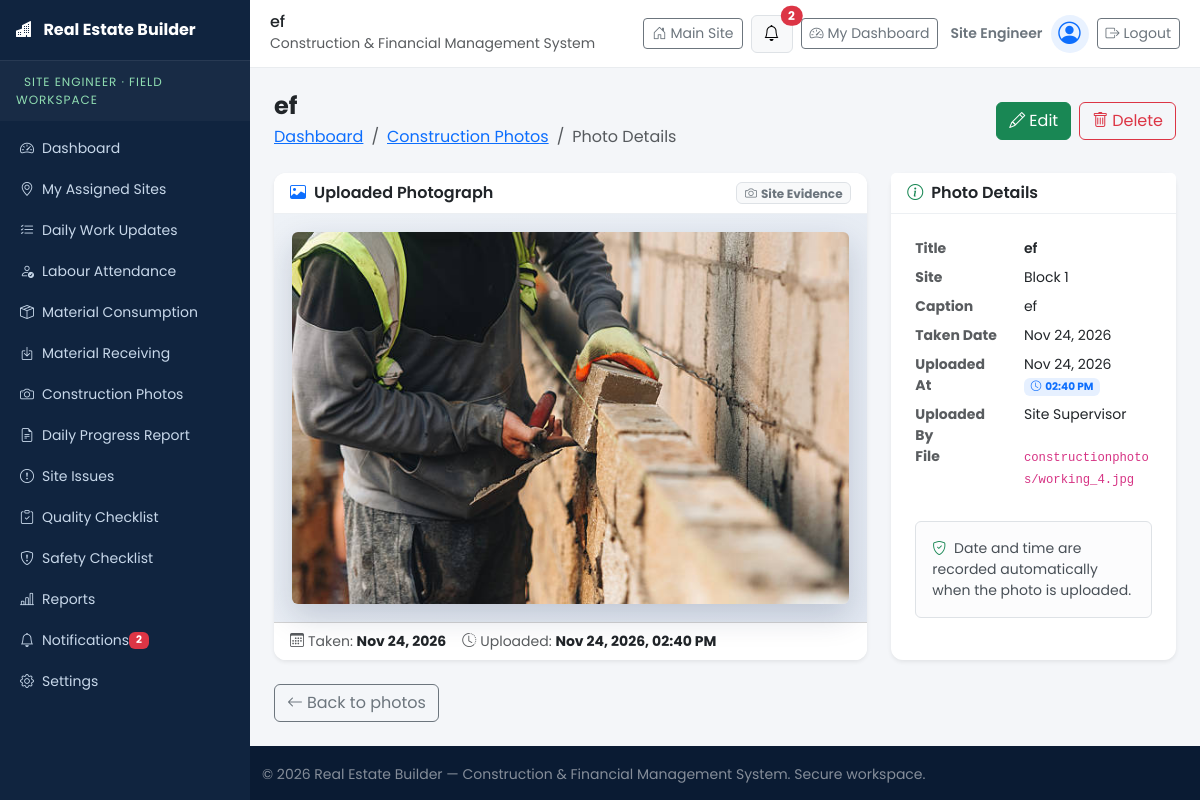
The app's page /supervisor/data/photo/8/ (signed in) with its own data.
### ConstructionManagement/models.py (models this page shows, shortened)
class ConstructionPhoto(models.Model):
    site = models.ForeignKey(Site, on_delete=models.CASCADE, related_name="photos")
    title = models.CharField(max_length=200)
    image = models.ImageField(upload_to="constructionphotos/")
    caption = models.TextField(blank=True)
    taken_at = models.DateField(null=True, blank=True)
    uploaded_by = models.CharField(max_length=120, blank=True)
    uploaded_at = models.DateTimeField(auto_now_add=True, null=True, blank=True)
    class Meta:
        ordering = ["-taken_at"]
    def __str__(self):
        return self.title

class Site(models.Model):
    project = models.ForeignKey(Project, on_delete=models.CASCADE, related_name="sites")
    name = models.CharField(max_length=200)
    code = models.CharField(max_length=40, unique=True)
    location = models.CharField(max_length=200, blank=True)
    area_sqft = models.PositiveIntegerField(default=0)
    start_date = models.DateField(null=True, blank=True)
    expected_completion = models.DateField(null=True, blank=True)
    progress = models.PositiveSmallIntegerField(default=0)
    status = models.CharField(max_length=20, choices=StatusChoices.choices, default=StatusChoices.ACTIVE)
    supervisor = models.CharField(max_length=120, blank=True)
    description = models.TextField(blank=True)
    class Meta:
        ordering = ["name"]

### accounts/models.py (models this page shows, shortened)
class UserProfile(models.Model):
    ROLE_BUILDER = "BUILDER"
    ROLE_SITE_ENGINEER = "SITE_ENGINEER"
    ROLE_SITE_SUPERVISOR = "SITE_SUPERVISOR"
    ROLE_CONTRACTOR = "CONTRACTOR"
    ROLE_STORE_MANAGER = "STORE_MANAGER"
    ROLE_ACCOUNTANT = "ACCOUNTANT"
    ROLE_LABOUR = "LABOUR"
    ROLE_CHOICES = (
        (ROLE_BUILDER, "Builder / Admin"),
        (ROLE_SITE_ENGINEER, "Site Engineer"),
        (ROLE_SITE_SUPERVISOR, "Site Supervisor"),
        (ROLE_CONTRACTOR, "Contractor"),
        (ROLE_STORE_MANAGER, "Store Manager"),
        (ROLE_ACCOUNTANT, "Accountant"),
        (ROLE_LABOUR, "Labour / Worker"),
    )
    ROLE_ICONS = {
        ROLE_BUILDER: "bi-person-badge",
        ROLE_SITE_ENGINEER: "bi-ruler",
        ROLE_SITE_SUPERVISOR: "bi-hardhat",
        ROLE_CONTRACTOR: "bi-briefcase",
        ROLE_STORE_MANAGER: "bi-box-seam",
        ROLE_ACCOUNTANT: "bi-cash-coin",
        ROLE_LABOUR: "bi-people",
    }
    ROLE_DASHBOARDS = {
        ROLE_BUILDER: "dashboards:dashboard_builder",
        ROLE_SITE_ENGINEER: "dashboards:dashboard_site_engineer",
        ROLE_SITE_SUPERVISOR: "dashboards:dashboard_site_supervisor",
        ROLE_CONTRACTOR: "dashboards:dashboard_contractor",
        ROLE_STORE_MANAGER: "dashboards:dashboard_store_manager",
        ROLE_ACCOUNTANT: "dashboards:dashboard_accountant",
        ROLE_LABOUR: "dashboards:dashboard_labour",
    }
    GENDER_CHOICES = (
        ("", "Prefer not to say"),
        ("MALE", "Male"),
        ("FEMALE", "Female"),
        ("OTHER", "Other"),
    )
    STATUS_ACTIVE = "ACTIVE"
    STATUS_INACTIVE = "INACTIVE"
    STATUS_SUSPENDED = "SUSPENDED"
    STATUS_CHOICES = (
        (STATUS_ACTIVE, "Active"),
        (STATUS_INACTIVE, "Inactive"),
        (STATUS_SUSPENDED, "Suspended"),
    )
    user = models.OneToOneField(User, on_delete=models.CASCADE, related_name="profile")
    full_name = models.CharField(max_length=150)
    email = models.EmailField(max_length=254, unique=True)
    mobile = models.CharField(max_length=20)
    role = models.CharField(max_length=30, choices=ROLE_CHOICES, default=ROLE_BUILDER, db_index=True)
    address = models.TextField(blank=True)
    gender = models.CharField(max_length=10, choices=GENDER_CHOICES, blank=True)
    profile_photo = models.ImageField(upload_to="profiles/", blank=True, null=True)
    account_status = models.CharField(max_length=10, choices=STATUS_CHOICES, default=STATUS_ACTIVE, db_index=True)
    date_registered = models.DateTimeField(auto_now_add=True)
    class Meta:
        ordering = ["-date_registered"]
    @property
    def role_icon(self):
        return self.ROLE_ICONS.get(self.role, "bi-person")
    @property
    def is_active_account(self):
        return self.account_status == self.STATUS_ACTIVE and self.user.is_active
    def get_dashboard_url(self):
        return reverse(self.ROLE_DASHBOARDS.get(self.role, "home"))

### ConstructionManagement/views.py (the view)
# urls.py: path("supervisor/data/<str:key>/<int:pk>/", views.resource_detail, {"module": "supervisor"}, name="supervisor_detail"),
@module_access_required
def resource_detail(request, module, key, pk):
    cfg = RESOURCES[key]
    obj = get_object_or_404(cfg["model"], pk=pk)
    template = "ConstructionManagement/generic/photo_detail.html" if key == "photo" else "ConstructionManagement/generic/detail.html"
    return render(request, template, {
        "module": module, "base_template": _base_template(module),
        "resource_key": key, "resource": cfg, "object": obj,
        "rows": _values(obj, [f.name for f in cfg["model"]._meta.fields if f.name not in ("id",)]),
        "title": str(obj),
    })

### ConstructionManagement/context_processors.py (called while the page is built)
def global_context(request):
    notifications = Notification.objects.filter(audience__in=["ALL", "MANAGER", "SUPERVISOR"])[:8]
    return {
        "global_notifications": notifications,
        "unread_count": Notification.objects.filter(is_read=False).count(),
        "app_name": "Real Estate Builder",
    }

### ConstructionManagement/views.py (called while the page is built)
def _values(obj, field_names):
    rows = []
    for name in field_names:
        field = obj._meta.get_field(name)
        value = getattr(obj, name)
        if hasattr(value, "url") and name == "image":
            rows.append({"label": field.verbose_name.title(), "value": value.url, "is_image": True})
            continue
        rows.append({"label": field.verbose_name.title(), "value": value})
    return rows

def _base_template(module):
    if module == "manager":
        return "ConstructionManagement/base_manager.html"
    return "ConstructionManagement/base_supervisor.html"

### ConstructionManagement/templates/ConstructionManagement/generic/photo_detail.html (shortened to what this page needs)
{% extends base_template %}
{% block app_content %}
<div class="d-flex flex-wrap justify-content-between align-items-center gap-2 mb-4">
  <div>
    <h4 class="fw-bold mb-1">{{ title }}</h4>
    <nav aria-label="breadcrumb">
      <ol class="breadcrumb mb-0 small">
        <li class="breadcrumb-item"><a href="{% if module == 'manager' %}{% url 'manager_dashboard' %}{% else %}{% url 'supervisor_dashboard' %}{% endif %}">Dashboard</a></li>
        <li class="breadcrumb-item"><a href="{% if module == 'manager' %}{% url 'manager_crud_list' resource_key %}{% else %}{% url 'supervisor_crud_list' resource_key %}{% endif %}">Construction Photos</a></li>
        <li class="breadcrumb-item active">Photo Details</li>
      </ol>
    </nav>
  </div>
  <div class="d-flex gap-2">
    {% if module == 'manager' %}
      <a href="{% url 'manager_edit' resource_key object.pk %}" class="btn btn-primary"><i class="bi bi-pencil me-1"></i>Edit</a>
      <a href="{% url 'manager_delete' resource_key object.pk %}" class="btn btn-outline-danger"><i class="bi bi-trash me-1"></i>Delete</a>
    {% else %}
      <a href="{% url 'supervisor_edit' resource_key object.pk %}" class="btn btn-success"><i class="bi bi-pencil me-1"></i>Edit</a>
      <a href="{% url 'supervisor_delete' resource_key object.pk %}" class="btn btn-outline-danger"><i class="bi bi-trash me-1"></i>Delete</a>
    {% endif %}
  </div>
</div>
<div class="row g-4">
  <div class="col-lg-8">
    <div class="card border-0 shadow-sm overflow-hidden reveal">
      <div class="card-header bg-white d-flex flex-wrap justify-content-between align-items-center gap-2">
        <span class="fw-semibold"><i class="bi bi-image me-2 text-primary"></i>Uploaded Photograph</span>
        <span class="badge bg-light text-secondary border"><i class="bi bi-camera me-1"></i>Site Evidence</span>
      </div>
      <div class="photo-stage">
        <img src="{{ object.image.url }}" class="img-fluid rounded photo-preview" alt="{{ object.title }}" title="{{ object.title }}">
      </div>
      <div class="card-footer bg-white">
        <div class="d-flex flex-wrap gap-3 small text-muted">
          <span><i class="bi bi-calendar3 me-1"></i>Taken: <strong class="text-dark">{{ object.taken_at|date:"M d, Y" }}</strong></span>
          <span><i class="bi bi-clock-history me-1"></i>Uploaded: <strong class="text-dark">{{ object.uploaded_at|date:"M d, Y, h:i A" }}</strong></span>
        </div>
      </div>
    </div>
  </div>
  <div class="col-lg-4">
    <div class="card border-0 shadow-sm h-100 reveal">
      <div class="card-header bg-white fw-semibold"><i class="bi bi-info-circle me-2 text-success"></i>Photo Details</div>
      <div class="card-body p-4">
        <dl class="row mb-0 small">
          <dt class="col-5 text-muted">Title</dt>
          <dd class="col-7 fw-semibold">{{ object.title }}</dd>
          <dt class="col-5 text-muted">Site</dt>
          <dd class="col-7">{{ object.site.name }}</dd>
          <dt class="col-5 text-muted">Caption</dt>
          <dd class="col-7">{{ object.caption|default:"-" }}</dd>
          <dt class="col-5 text-muted">Taken Date</dt>
          <dd class="col-7">{{ object.taken_at|date:"M d, Y" }}</dd>
          <dt class="col-5 text-muted">Uploaded At</dt>
          <dd class="col-7">
            {{ object.uploaded_at|date:"M d, Y" }}<br>
            <span class="badge bg-primary bg-opacity-10 text-primary"><i class="bi bi-clock me-1"></i>{{ object.uploaded_at|date:"h:i A" }}</span>
          </dd>
          <dt class="col-5 text-muted">Uploaded By</dt>
          <dd class="col-7">{{ object.uploaded_by|default:"-" }}</dd>
          <dt class="col-5 text-muted">File</dt>
          <dd class="col-7 text-break"><code>{{ object.image.name }}</code></dd>
        </dl>
        <div class="alert alert-light border small mt-4 mb-0">
          <i class="bi bi-shield-check text-success me-1"></i>
          Date and time are recorded automatically when the photo is uploaded.
        </div>
      </div>
    </div>
  </div>
</div>
<div class="mt-4">
  <a href="{% if module == 'manager' %}{% url 'manager_crud_list' resource_key %}{% else %}{% url 'supervisor_crud_list' resource_key %}{% endif %}" class="btn btn-outline-secondary"><i class="bi bi-arrow-left me-1"></i>Back to photos</a>
</div>
{% endblock %}

### ConstructionManagement/templates/ConstructionManagement/partials/_topbar.html (shortened to what this page needs)
<header class="app-topbar">
  <div class="topbar-title">
    <h5 class="mb-0">{% block topbar_title %}{{ title|default:"Dashboard" }}{% endblock %}</h5>
    <small class="text-muted d-none d-sm-inline">Construction &amp; Financial Management System</small>
  </div>
  <div class="ms-auto d-flex align-items-center gap-2">
    <a class="btn btn-outline-secondary btn-sm d-none d-sm-inline-flex" href="{% url 'home' %}">
      <i class="bi bi-house-door me-1"></i> Main Site
    </a>
    <div class="dropdown">
      <button class="btn btn-light border position-relative" type="button" data-bs-toggle="dropdown" aria-label="Notifications">
        <i class="bi bi-bell"></i>
        {% if unread_count %}<span class="position-absolute top-0 start-100 translate-middle badge rounded-pill bg-danger">{{ unread_count }}</span>{% endif %}
      </button>
    </div>
    {% if user.is_authenticated %}
      <a class="btn btn-outline-secondary btn-sm d-none d-sm-inline-flex" href="{{ user.profile.get_dashboard_url }}">
        <i class="bi bi-speedometer2 me-1"></i> My Dashboard
      </a>
      <span class="small fw-semibold text-secondary d-none d-md-inline">
        <i class="bi {{ user.profile.role_icon }} me-1"></i>{{ user.profile.get_role_display }}
      </span>
      <span class="topbar-avatar" title="{{ user.profile.full_name }}"><i class="bi bi-person-circle"></i></span>
      <form method="post" action="{% url 'accounts:logout' %}" class="d-inline mb-0">
        <button type="submit" class="btn btn-outline-secondary btn-sm" title="Log out">
          <i class="bi bi-box-arrow-right me-1"></i><span class="d-none d-md-inline">Logout</span>
        </button>
      </form>
    {% else %}
      <a class="btn btn-sm reb-btn-gold" href="{% url 'accounts:login' %}"><i class="bi bi-box-arrow-in-right me-1"></i>Login</a>
    {% endif %}
  </div>
</header>

### ConstructionManagement/static/css/style.css (style rules this page uses)
:root { --reb-sidebar-width: 250px; --reb-primary: #0d6efd; --reb-success: #198754; --reb-bg: #f4f6f9; }
body.reb-body, body.auth-shell { font-family: "Poppins", system-ui, -apple-system, "Segoe UI", Roboto, sans-serif; }
body.reb-body { background: var(--reb-bg); }
.app-layout { display: flex; min-height: 100vh; }
.app-topbar { background: #fff; border-bottom: 1px solid #e9ecef; padding: 12px 20px; display: flex; align-items: center; gap: 8px; position: sticky; top: 0; z-index: 1030; animation: rebFadeDown .4s ease both; }
.topbar-title h5 { font-size: 1rem; }
.topbar-avatar { width: 38px; height: 38px; border-radius: 50%; background: #e9f2ff; display: grid; place-items: center; font-size: 1.4rem; color: var(--reb-primary); }
.app-topbar .badge.rounded-pill { animation: rebPulse 2.4s ease-in-out infinite; }
.card { border-radius: 12px; }
.card-header { border-bottom: 1px solid #edf0f3; }
.js-enabled .reveal { opacity: 0; transform: translateY(18px); }
.js-enabled .reveal.is-visible { animation: rebFadeUp .6s ease forwards; }
.photo-stage { background: linear-gradient(135deg, #eef2f7, #e3e9f2); padding: 18px; display: flex; align-items: center; justify-content: center; min-height: 320px; }
.photo-preview { max-height: 520px; width: auto; box-shadow: 0 12px 32px rgba(15, 35, 70, .18); animation: rebFadeUp .5s ease both; transition: transform .3s ease; }
:root { --reb-navy: #0a1b33; --reb-navy-2: #102a4c; --reb-gold: #d4af37; --reb-gold-dark: #b8860b; --reb-light: #f4f6f9; --reb-ink: #1b2b45; }
html { scroll-behavior: smooth; scroll-padding-top: 80px; }

### records on screen
ConstructionPhoto: title "ef", image (picture), taken_at "Nov 24, 2026", uploaded_at "Nov 24, 2026, 02:40 PM", site.name "Block 1", caption "ef", uploaded_at "Nov 24, 2026", uploaded_at "02:40 PM", uploaded_by "Site Supervisor", image.name "constructionphotos/working_4.jpg"

### other values on screen
{{ unread_count }} "2"
{{ user.profile.get_role_display }} "Site Engineer"
